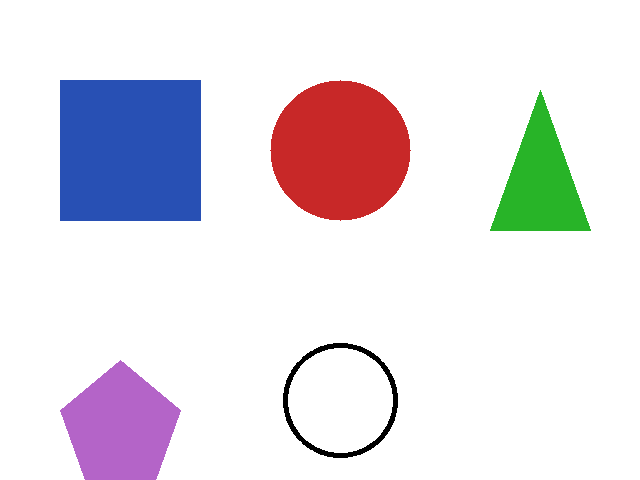
#> input picture opencv_learning/output/shapes.png, 640 x 480 px
$ python 08_contours.py
#> lines starting #> are read from the running program, lines starting #| are printed output that depends on the picture; after the words box and inside, x2 and y2 are one past the last pixel; in counts of white or black regions, pixels touching at a corner belong together
"""
08. 轮廓检测 + 形状识别（最实用的示例之一）
========================================
轮廓 = 物体的外边界。典型流程：
  彩色图 -> 灰度 -> 二值化 -> findContours -> 逐个分析

本例对 shapes.png 里的几何图形做检测，并用“多边形近似顶点数”判断形状：
  3 顶点=三角形, 4=矩形/正方形, 5=五边形, 很多=圆
"""
import os
import numpy as np
import cv2

BASE_DIR = os.path.dirname(os.path.abspath(__file__))
OUT = os.path.join(BASE_DIR, "output")
SHAPES = os.path.join(OUT, "shapes.png")
img = cv2.imread(SHAPES, cv2.IMREAD_COLOR)
#> img is the input picture: shape (480, 640, 3); mean B, G, R 231.2, 224.8, 229.5
if img is None:
    raise SystemExit(f"读取失败，请先运行 00 脚本生成 {SHAPES}")

# 1) 预处理：灰度 + 二值化（图形=白，背景=黑）
gray = cv2.cvtColor(img, cv2.COLOR_BGR2GRAY)
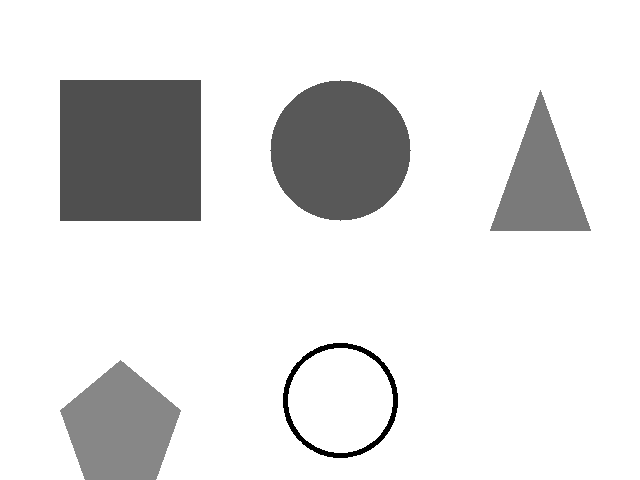
#> gray: shape (480, 640); min 0, max 255, mean 226.9
_, bw = cv2.threshold(gray, 0, 255, cv2.THRESH_BINARY_INV + cv2.THRESH_OTSU)
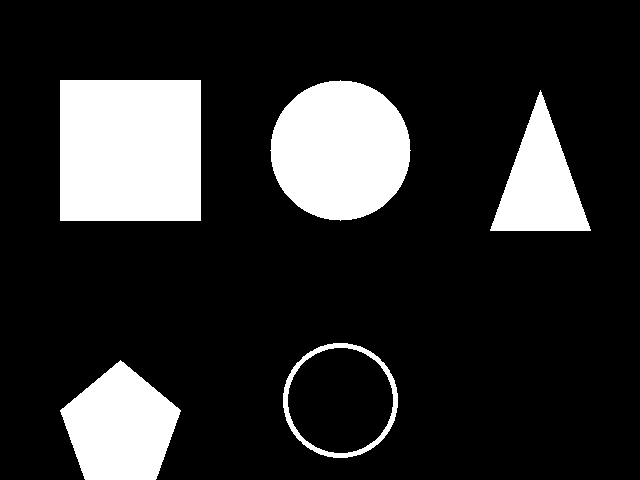
#> bw: shape (480, 640); 17.6% white; 5 white regions

# 2) 找轮廓
# OpenCV 4/5 返回两个值：contours（轮廓点列表）、hierarchy（层级关系）
contours, hierarchy = cv2.findContours(bw, cv2.RETR_EXTERNAL, cv2.CHAIN_APPROX_SIMPLE)
#> contours = 5 contours; box (x1, y1, x2, y2) and area: (60, 80, 201, 221) 19600, (270, 80, 411, 221) 15176, (283, 343, 398, 458) 10232, (60, 360, 181, 480) 9580, (490, 90, 591, 231) 7010
print(f"共检测到 {len(contours)} 个外轮廓\n")
#| 共检测到 5 个外轮廓

# 3) 逐个分析
out = img.copy()
for c in contours:
    area = cv2.contourArea(c)
    if area < 100:          # 过滤掉太小的噪点
        continue

    peri = cv2.arcLength(c, True)                      # 周长
    approx = cv2.approxPolyDP(c, 0.04 * peri, True)    # 多边形近似（顶点变少）
    x, y, w, h = cv2.boundingRect(c)                   # 正外接矩形
    cv2.rectangle(out, (x, y), (x + w, y + h), (0, 255, 255), 2)   # 画外接框

    # 用 moments 求重心
    M = cv2.moments(c)
    cx = int(M["m10"] / M["m00"])
    cy = int(M["m01"] / M["m00"])
    cv2.circle(out, (cx, cy), 4, (0, 0, 255), -1)

    # 4) 按顶点数判断形状
    n = len(approx)
    if n == 3:
        shape = "triangle"
    elif n == 4:
        ratio = w / float(h)
        shape = "square" if 0.9 <= ratio <= 1.1 else "rectangle"
    elif n == 5:
        shape = "pentagon"
    elif n >= 8:
        shape = "circle"
    else:
        shape = f"{n}-gon"

    cv2.putText(out, shape, (x, y - 8), cv2.FONT_HERSHEY_SIMPLEX,
                0.55, (0, 0, 200), 2, cv2.LINE_AA)
    print(f"  {shape:10s} area={area:8.0f}  perimeter={peri:8.1f}  vertices={n}")
#> this loop made 5 passes
#> (area, peri, approx, x, y, w, h, cx) on pass 5: (19600, 560, [[60, 80], [60, 220], [200, 220], [200, 80]], 60, 80, 141, 141, 130)
#> (area, peri, approx, x, y, w, h, cx) on pass 3: (7010, 421.4, [[540, 90], [490, 230], [590, 230]], 490, 90, 101, 141, 540)
#|   pentagon   area=    9580  perimeter=   390.1  vertices=5
#|   circle     area=   10232  perimeter=   380.4  vertices=8
#|   triangle   area=    7010  perimeter=   421.4  vertices=3
#|   circle     area=   15176  perimeter=   461.6  vertices=8
#|   square     area=   19600  perimeter=   560.0  vertices=4
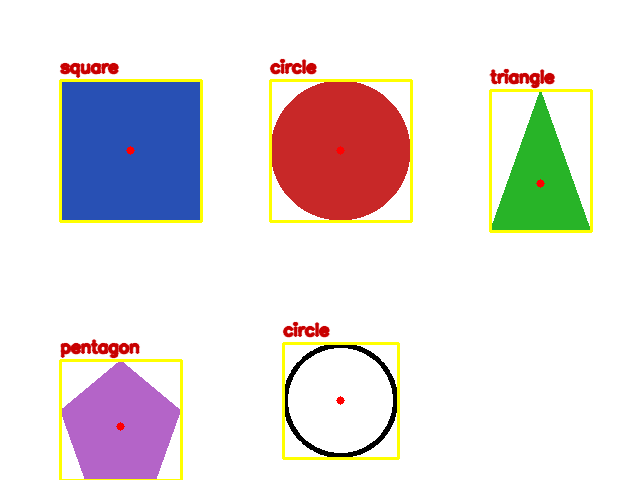
#> out: shape (480, 640, 3); 3.69% of pixels changed, all inside (x1, y1, x2, y2) = (59, 58, 593, 480)

# 把所有轮廓用绿色描出来
cv2.drawContours(out, contours, -1, (0, 255, 0), 2)
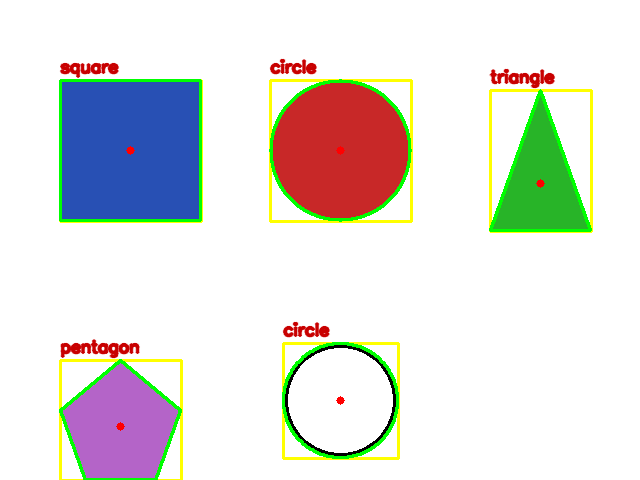
#> out: shape (480, 640, 3); 2.27% of pixels changed, all inside (x1, y1, x2, y2) = (59, 79, 592, 480)
cv2.imwrite(os.path.join(OUT, "08_contours.png"), out)

cv2.imshow("contours", out)
print("\n弹窗后按任意键关闭...")
cv2.waitKey(0)
cv2.destroyAllWindows()
